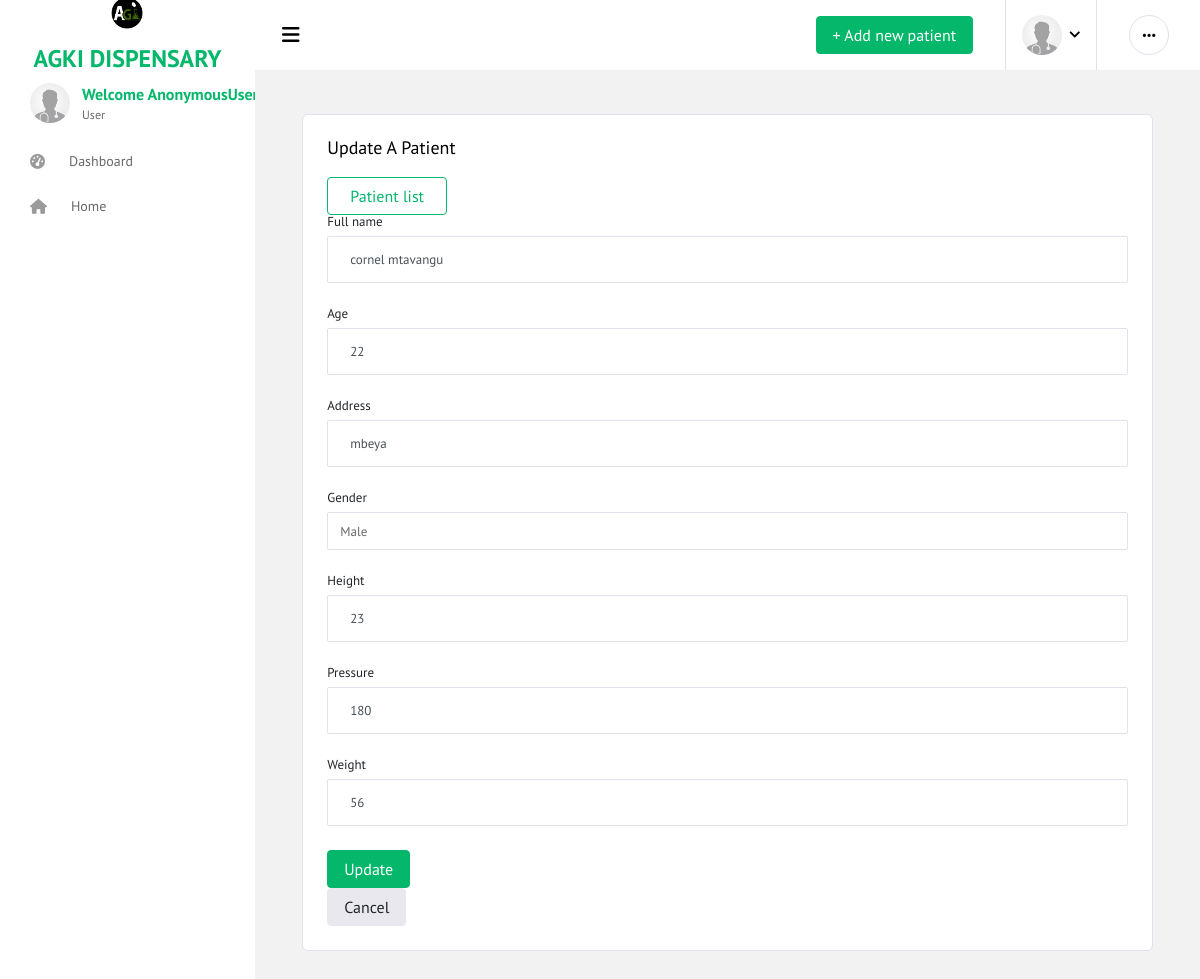
Screenshot of /reception/1/ with the database file from the repository.
### app/models.py (models this page shows, shortened)
class Patient(models.Model):
    fullname = models.CharField(max_length=30)
    age = models.IntegerField()
    address = models.CharField(max_length=30)
    gender = models.CharField(max_length=10)
    height = models.IntegerField(null=True,blank=True)
    pressure = models.CharField(max_length=10,null=True,blank=True)
    weight = models.IntegerField(null=True,blank=True)
    date = models.DateTimeField(auto_now_add=True)
    dalili = models.TextField(max_length=500,null=True,blank=True)
    possibleDiseases = models.TextField(max_length=500,null=True,blank=True)
    testConducted = models.TextField(max_length=500,null=True,blank=True)
    labResults = models.TextField(max_length=500,null=True,blank=True)
    actualDiseases = models.TextField(max_length=500,null=True,blank=True)
    otherRecomendation = models.TextField(max_length=500,null=True,blank=True)

### app/views.py (the view)
# urls.py: path('reception/<int:id>/', views.reception,name='reception'),
def reception(request,id):
    s = Patient.objects.get(id=id)
    form = ReceptionForm(instance=s)
    if request.method=='POST':
        form = ReceptionForm(request.POST,instance=s)
        if form.is_valid():
            form.save()
            return redirect(reverse('patientDetail', args=[id]))
    context = {
            'form':form,
            's':s
         }
    return render(request,'app/reception.html',context)

### app/forms.py
class ReceptionForm(forms.ModelForm):
    class Meta:
        model = Patient
        fields = ['fullname','age','address','gender','height','pressure','weight']

### app/templates/app/reception.html (shortened to what this page needs)
{% extends 'app/base2.html' %}
{%block content%}
        <br>
        <div class="container">
        <div class="col-12 grid-margin stretch-card">
            <div class="card">
                <div class="card-body">
                    <h4 class="card-title">Update a patient</h4>
                    <a href="{% url 'patientList' %}"><button class='btn btn-outline-success btn-fw'>Patient list</button></a>
                    <form method='POST' class="forms-sample" >
                      <div class="form-group">
                        <label for="name">Full name</label>
                        <input type="text" class="form-control" name="fullname" value="{{s.fullname}}">
                      </div>
                      <div class="form-group">
                        <label for="age">Age</label>
                        <input type="integer" class="form-control" name="age" value="{{s.age}}">
                      </div>
                      <div class="form-group">
                        <label for="address">Address</label>
                        <input type="text" class="form-control" name="address" value="{{s.address}}">
                      </div>
                      <div class="form-group">
                        <label for="gender">Gender</label>
                        <select class="form-control" name="gender" id="gender">
                            <option value="male">Male</option>
                        </select>
                    </div>
                      <div class="form-group">
                        <label for="gender">Height</label>
                        <input type="text" class="form-control" name="height" value="{{s.height}}">
                      </div>
                      <div class="form-group">
                        <label for="gender">Pressure</label>
                        <input type="text" class="form-control" name="pressure" value="{{s.pressure}}">
                      </div>
                      <div class="form-group">
                        <label for="gender">Weight</label>
                        <input type="text" class="form-control" name="weight" value="{{s.weight}}">
                      </div>
                      <button type="submit" class="btn btn-success mr-2">Update</button>
                    </form>
                    <a href="{% url 'patientDetail' id=s.id %}">
                      <button class="btn btn-light">Cancel</button>
                  </a>
                </div>
            </div>
        </div>
      </div>
{%endblock%}

### rows the page displays
Patient: fullname "cornel mtavangu", age "22", address "mbeya", height "23", pressure "180", weight "56"
